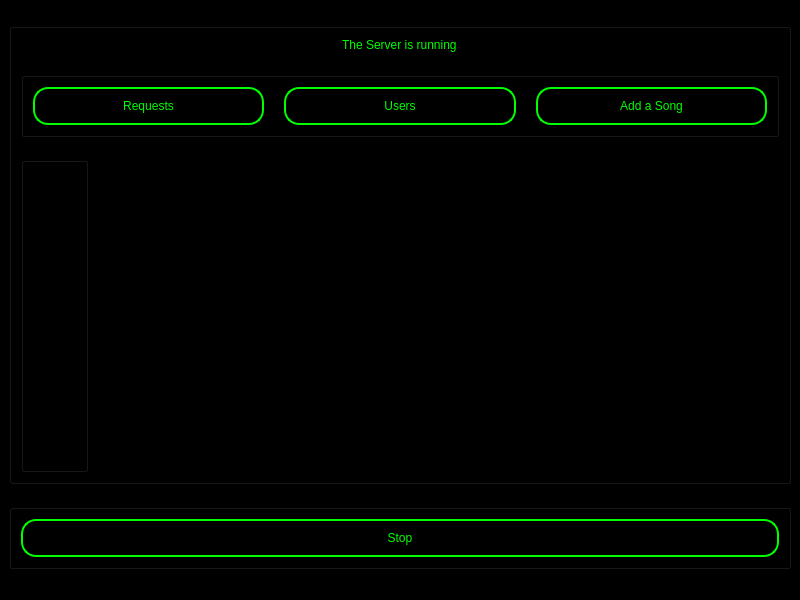
<?xml version="1.0" encoding="UTF-8"?>
<ui version="4.0">
 <class>MainWindow</class>
 <widget class="QMainWindow" name="MainWindow">
  <property name="geometry">
   <rect>
    <x>0</x>
    <y>0</y>
    <width>800</width>
    <height>600</height>
   </rect>
  </property>
  <property name="windowTitle">
   <string>MainWindow</string>
  </property>
  <property name="styleSheet">
   <string notr="true">background-color:black;
</string>
  </property>
  <widget class="QWidget" name="centralwidget">
   <layout class="QVBoxLayout" name="verticalLayout">
    <item>
     <widget class="QGroupBox" name="GroupEntries">
      <property name="sizePolicy">
       <sizepolicy hsizetype="Minimum" vsizetype="Minimum">
        <horstretch>0</horstretch>
        <verstretch>0</verstretch>
       </sizepolicy>
      </property>
      <property name="styleSheet">
       <string notr="true">background-color:black;
</string>
      </property>
      <property name="title">
       <string>GroupBox</string>
      </property>
      <property name="flat">
       <bool>true</bool>
      </property>
      <layout class="QVBoxLayout" name="verticalLayout_3">
       <item alignment="Qt::AlignHCenter">
        <widget class="QLabel" name="LabelTitle">
         <property name="sizePolicy">
          <sizepolicy hsizetype="Preferred" vsizetype="Maximum">
           <horstretch>0</horstretch>
           <verstretch>0</verstretch>
          </sizepolicy>
         </property>
         <property name="styleSheet">
          <string notr="true">font: 14pt &quot;Arial&quot;;
border-radius: 15px;
color: #00ff00;</string>
         </property>
         <property name="text">
          <string>&lt;html&gt;&lt;head/&gt;&lt;body&gt;&lt;p&gt;The Server is running&lt;/p&gt;&lt;/body&gt;&lt;/html&gt;</string>
         </property>
        </widget>
       </item>
       <item>
        <widget class="QGroupBox" name="GroupEntryLogin">
         <property name="sizePolicy">
          <sizepolicy hsizetype="Expanding" vsizetype="Minimum">
           <horstretch>0</horstretch>
           <verstretch>0</verstretch>
          </sizepolicy>
         </property>
         <property name="styleSheet">
          <string notr="true">background-color:black;
</string>
         </property>
         <property name="title">
          <string>GroupBox</string>
         </property>
         <property name="flat">
          <bool>true</bool>
         </property>
         <layout class="QHBoxLayout" name="horizontalLayout">
          <property name="spacing">
           <number>20</number>
          </property>
          <item>
           <widget class="QPushButton" name="ButtonRequestWnd">
            <property name="sizePolicy">
             <sizepolicy hsizetype="Minimum" vsizetype="Minimum">
              <horstretch>0</horstretch>
              <verstretch>0</verstretch>
             </sizepolicy>
            </property>
            <property name="styleSheet">
             <string notr="true">font: 14pt &quot;Arial&quot;;
border-radius: 15px;
border: 2px solid #00ff00;
color: #00ff00;
padding-top: 10px;
padding-bottom: 10px;
padding-left: 20px;
padding-right: 20px; </string>
            </property>
            <property name="text">
             <string>Requests</string>
            </property>
           </widget>
          </item>
          <item>
           <widget class="QPushButton" name="ButtonUsersWnd">
            <property name="sizePolicy">
             <sizepolicy hsizetype="Minimum" vsizetype="Minimum">
              <horstretch>0</horstretch>
              <verstretch>0</verstretch>
             </sizepolicy>
            </property>
            <property name="styleSheet">
             <string notr="true">font: 14pt &quot;Arial&quot;;
border-radius: 15px;
border: 2px solid #00ff00;
color: #00ff00;
padding-top: 10px;
padding-bottom: 10px;
padding-left: 20px;
padding-right: 20px; </string>
            </property>
            <property name="text">
             <string>Users</string>
            </property>
           </widget>
          </item>
          <item>
           <widget class="QPushButton" name="ButtonAddSongWnd">
            <property name="sizePolicy">
             <sizepolicy hsizetype="Minimum" vsizetype="Minimum">
              <horstretch>0</horstretch>
              <verstretch>0</verstretch>
             </sizepolicy>
            </property>
            <property name="styleSheet">
             <string notr="true">font: 14pt &quot;Arial&quot;;
border-radius: 15px;
border: 2px solid #00ff00;
color: #00ff00;
padding-top: 10px;
padding-bottom: 10px;
padding-left: 20px;
padding-right: 20px; </string>
            </property>
            <property name="text">
             <string>Add a Song</string>
            </property>
           </widget>
          </item>
         </layout>
        </widget>
       </item>
       <item>
        <widget class="QGroupBox" name="GroupEntryPassword">
         <property name="sizePolicy">
          <sizepolicy hsizetype="Fixed" vsizetype="Expanding">
           <horstretch>0</horstretch>
           <verstretch>0</verstretch>
          </sizepolicy>
         </property>
         <property name="styleSheet">
          <string notr="true">background-color:black;
</string>
         </property>
         <property name="title">
          <string>GroupBox</string>
         </property>
         <property name="flat">
          <bool>true</bool>
         </property>
         <layout class="QHBoxLayout" name="horizontalLayout_2"/>
        </widget>
       </item>
      </layout>
     </widget>
    </item>
    <item>
     <widget class="QGroupBox" name="GroupButtons">
      <property name="sizePolicy">
       <sizepolicy hsizetype="Minimum" vsizetype="Maximum">
        <horstretch>0</horstretch>
        <verstretch>0</verstretch>
       </sizepolicy>
      </property>
      <property name="styleSheet">
       <string notr="true">background-color:black;
</string>
      </property>
      <property name="title">
       <string>GroupBox</string>
      </property>
      <property name="flat">
       <bool>true</bool>
      </property>
      <layout class="QVBoxLayout" name="verticalLayout_2">
       <item>
        <widget class="QPushButton" name="ButtonStop">
         <property name="sizePolicy">
          <sizepolicy hsizetype="Minimum" vsizetype="Minimum">
           <horstretch>0</horstretch>
           <verstretch>0</verstretch>
          </sizepolicy>
         </property>
         <property name="styleSheet">
          <string notr="true">font: 14pt &quot;Arial&quot;;
border-radius: 15px;
border: 2px solid #00ff00;
color: #00ff00;
padding-top: 10px;
padding-bottom: 10px;
padding-left: 20px;
padding-right: 20px; </string>
         </property>
         <property name="text">
          <string>Stop</string>
         </property>
        </widget>
       </item>
      </layout>
     </widget>
    </item>
   </layout>
  </widget>
  <widget class="QMenuBar" name="menubar">
   <property name="geometry">
    <rect>
     <x>0</x>
     <y>0</y>
     <width>800</width>
     <height>26</height>
    </rect>
   </property>
  </widget>
  <widget class="QStatusBar" name="statusbar"/>
 </widget>
 <resources/>
 <connections/>
</ui>
